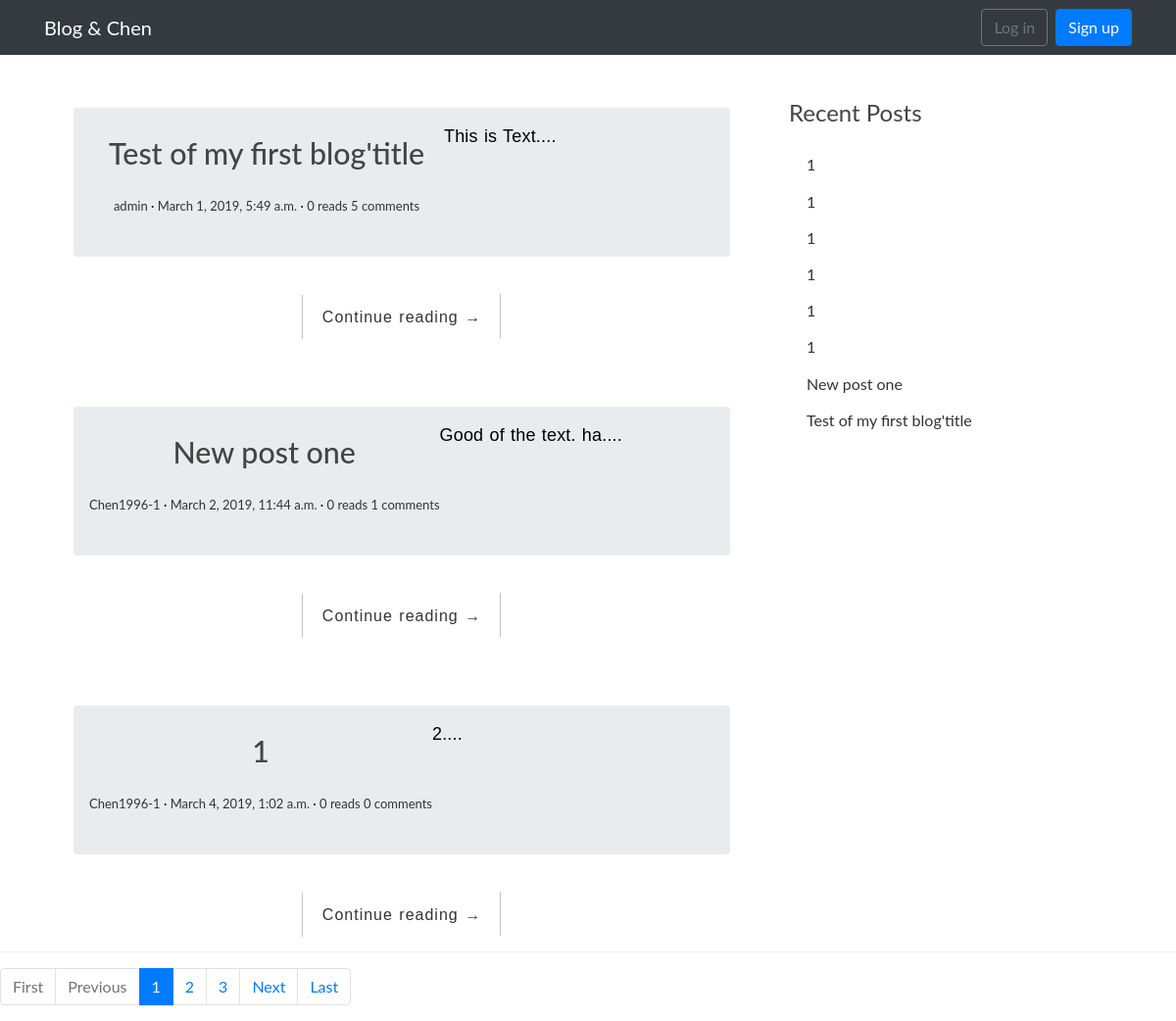
Screenshot of /blog/ with the database file from the repository.
### blog/models.py (models this page shows, shortened)
class Post(models.Model):
	title = models.CharField(max_length = 30)
	text = models.TextField(max_length = 4000)
	author = models.ForeignKey(User, related_name = 'posts')
	create_date = models.DateTimeField(auto_now_add = True)
	updata_date = models.DateTimeField(auto_now_add = True)
	tags = models.ManyToManyField(Tag, related_name = 'posts', blank = True)
	views = models.PositiveIntegerField(default = 0)
	def get_comments_counts(self):
		 return Comment.objects.filter(post =self).count()

### blog/views.py (the view)
class PostListView(ListView):
	model = Post
	get_recent_post_list = Post.objects.all().order_by('-create_date')[:8]
	template_name = 'home_page.html'
	paginate_by = 3
	def get_context_data(self, **kwargs):
		context = super(PostListView,self).get_context_data(**kwargs)
		context['get_recent_post_list'] = PostListView.get_recent_post_list
		return context

### templates/home_page.html
{% extends 'base_blog.html' %}
{% block main %}
<main class="col-md-8">
		{% if object_list %}
		{% for post in object_list %}
		<article class="post post-1">
			<ol class="breadcrumb my-4">
			<header class="entry-header">
				<h1 class="entry-title">
					<a >{{ post.title }}</a>
				</h1>
				<div class="entry-meta">
				<span class="post-author"><a href="{% url 'other_account' post.author.id %}">{{ post.author }}</a></span>
				<span class="post-date"><a href="#">{{ post.create_date }}</a></span>
				<span class="read-counts"><a href="#">{{ post.views }} reads</a></span>
				<span class="post-comments-counts"><a href="#">{{ post.get_comments_counts }} comments</a></span>
				</div>
			</header>
			<div class="entry-content clearfix">
					<p>{{ post.text }}....</p>
			</div>
			</ol>
				<div class="read-more cl-effect-14">
					<a href="{% url 'post_deteil' post.pk %}" class="more-link">Continue reading <span class="meta-nav">→</span></a>
				</div>
		</article>
		{% endfor %}
		{% endif %}
	</main>
{% endblock %}
{% block aside %}
		<aside class="col-md-4">
			<div class="widget widget-recent-posts">
				<h3 class="widget-title">Recent Posts</h3>
				<ul>
					{% for post in get_recent_post_list %}
					<li>
						<a href="{% url 'post_deteil' post.pk %}">{{ post.title }}</a>
					</li>
					{% endfor %}
				</ul>
			</div>
		</aside>
		</div>
		{% endblock %}
{% block footer %}
<div class="center">
{% include 'includes/pagination.html' %}
</div>
{% endblock %}

### static/css/custom.css (style rules this page uses)
* { outline: none; }
h1, h2, h3, h4, h5, h6 { margin-top: 0; }
a { color: #333; }
body { color: #444; font-family: 'Lato', sans-serif; }
p { font-family: 'Ubuntu', sans-serif; font-weight: 400; word-spacing: 1px; letter-spacing: 0.01em; }
.post { background: #fff; padding: 30px 30px 0; }
.entry-title { text-align: center; font-size: 1.9em; margin-bottom: 20px; line-height: 1.6; padding: 10px 20px 0; }
.entry-meta { text-align: center; color: #DDDDDD; font-size: 13px; margin-bottom: 30px; }
.entry-content { font-size: 18px; line-height: 1.9; font-weight: 300; color: #000; }
.post-category::after, .post-date::after, .post-author::after, .comments-link::after { content: ' ·'; color: #000; }
.read-more { font-family: 'Ubuntu', sans-serif; font-weight: 400; word-spacing: 1px; letter-spacing: 0.01em; text-align: center; margin-top: 20px; }
.cl-effect-14 a { padding: 0 20px; height: 45px; line-height: 45px; position: relative; display: inline-block; margin: 15px 25px; letter-spacing: 1px; font-weight: 400; text-shadow: 0 0 1px rgba(255, 255, 255, 0.3); }
.cl-effect-14 a::before, .cl-effect-14 a::after { position: absolute; width: 45px; height: 1px; background: #C3C3C3; content: ''; -webkit-transition: all 0.3s; -moz-transition: all 0.3s; transition: all 0.3s; pointer-events: none; }
.cl-effect-14 a::before { top: 0; left: 0; -webkit-transform: rotate(90deg); -moz-transform: rotate(90deg); transform: rotate(90deg); -webkit-transform-origin: 0 0; -moz-transform-origin: 0 0; transform-origin: 0 0; }
.cl-effect-14 a::after { right: 0; bottom: 0; -webkit-transform: rotate(90deg); -moz-transform: rotate(90deg); transform: rotate(90deg); -webkit-transform-origin: 100% 0; -moz-transform-origin: 100% 0; transform-origin: 100% 0; }
.widget { background: #fff; padding: 30px 0 0; }
.widget-title { font-size: 1.5em; margin-bottom: 20px; line-height: 1.6; padding: 10px 0 0; font-weight: 400; }
.widget-recent-posts ul { padding: 0; margin: 0; padding-left: 18px; }
.widget-recent-posts ul li { list-style-type: none; position: relative; line-height: 170%; margin-bottom: 10px; }
.widget-recent-posts ul li::before { content: '\f3d3'; font-family: "Ionicons"; position: absolute; left: -17px; top: 3px; font-size: 16px; color: #000; }

### rows the page displays
Post: title "Test of my first blog'title", author "admin", create_date "March 1, 2019, 5:49 a.m.", views "0", get_comments_counts "5", text "This is Text"
Post: title "New post one", author "Chen1996-1", create_date "March 2, 2019, 11:44 a.m.", views "0", get_comments_counts "1", text "Good of the text. ha"
Post: title "1", author "Chen1996-1", create_date "March 4, 2019, 1:02 a.m.", views "0", get_comments_counts "0", text "2"
Post: title "1"
Post: title "1"
Post: title "1"
Post: title "1"
Post: title "1"

### other values shown
{{ page_num }} "1"
{{ page_num }} "2" "3"
